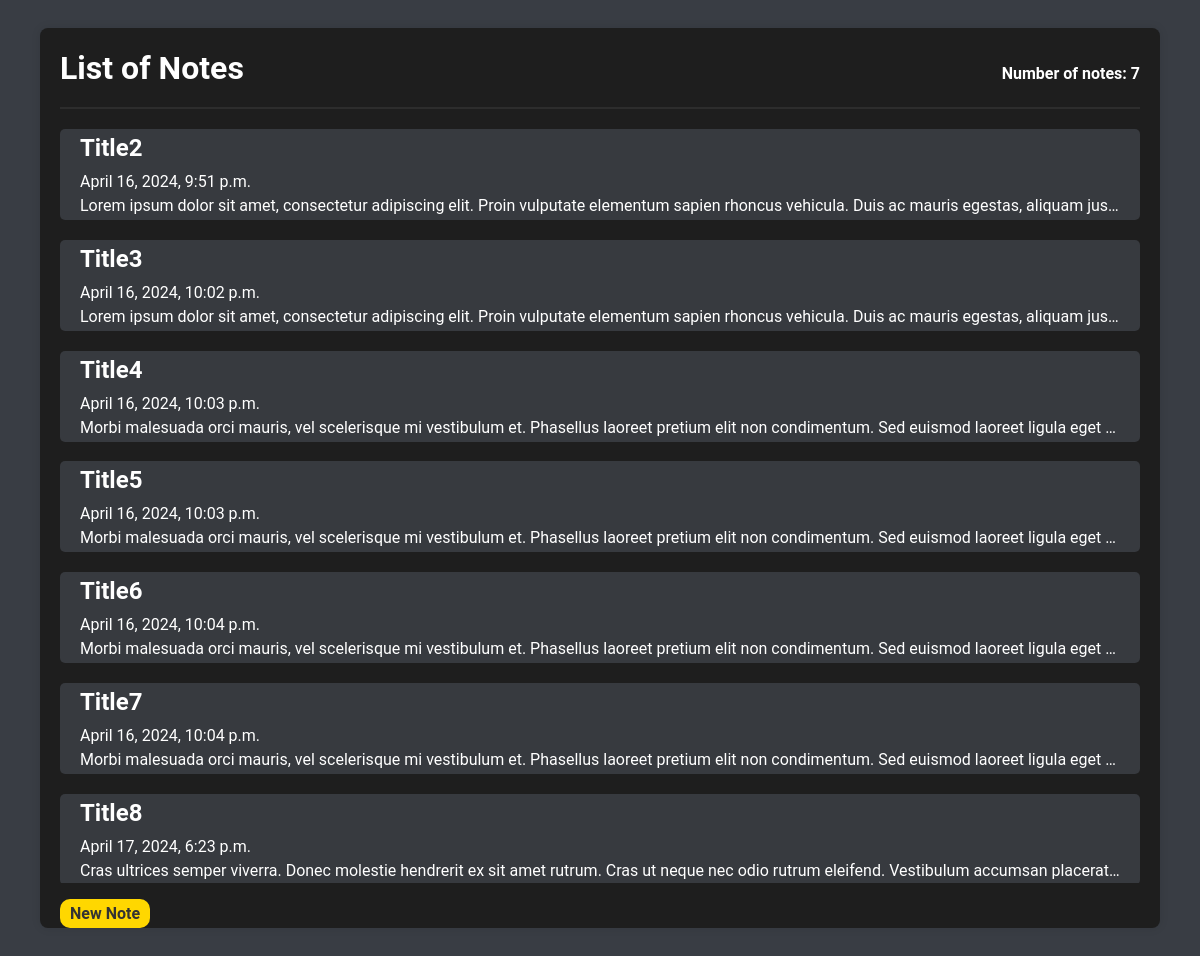
The page / on the database its author committed.
### Note/models.py (models this page shows, shortened)
class Note(models.Model):
    title = models.CharField(max_length=100)
    content = models.TextField()
    created_at = models.DateTimeField(auto_now_add=True)
    updated_at = models.DateTimeField(auto_now=True)
    class Meta:
        db_table = 'note'

### Note/views.py (the view)
# urls.py: path('', views.NoteList.as_view(), name='note_list'),
class NoteList(ListView):
    model = Note
    template_name = 'note_list.html'

### Note/templates/note_list.html (shortened to what this page needs)
{% load static %}
<!DOCTYPE html>
<html lang="en">
<head>
    <link rel="stylesheet" type="text/css" href="{% static 'global.css' %}" id="theme-style">
</head>
<body class="dark-mode">
    <div class="container" id="container">
        <div class="list-title">
            <h1>List of Notes</h1>
            <p>Number of notes: {{ object_list|length }}</p>
        </div>
        <ul>
            {% for note in object_list %}
            <li>
                <div class="note">
                    <a class="note-info" href="{% url 'note_detail' note.pk %}">
                        <h2>{{ note.title }}</h2>
                        <p class="note-info-created">{{ note.created_at }}</p>
                        <p class="note-info-content">{{ note.content }}</p>
                    </a>
                </div>
            </li>
            {% empty %}
            <li>No notes are available at the moment.</li>
            {% endfor %}
        </ul>
        <a class="button link-button new-note-button" href="{% url 'note_create' %}">New Note</a>
    </div>
</body>
</html>

### static/global.css (style rules this page uses)
body, html { margin: 0; padding: 0; height: 100%; }
body { font-family: 'Roboto', sans-serif; background-color: #393d44; color: #fff; margin: 0; padding: 0; display: flex; justify-content: center; align-items: center; }
.container { width: 90%; margin: auto; padding: 20px; background-color: #1e1e1e; border-radius: 8px; box-shadow: 0 0 10px rgba(0, 0, 0, 0.1); }
#container { height: 90%; }
ul { border-top: 2px solid #2d2d2d; list-style-type: none; margin-top: 0; padding: 0; overflow-y: auto; max-height: calc(100vh - 180px); height: 90%; }
h1 { margin-top: 0; margin-bottom: 20px; font-size: 32px; }
.list-title { display: flex; align-items: baseline; justify-content: space-between; }
.list-title p { font-size: 16px; font-weight: bold; }
.note-info { display: block; box-sizing: border-box; width: 100%; padding: 0px 20px; background-color: #373a3f; color: #fff; text-decoration: none; border-radius: 5px; transition: background-color 0.3s ease; }
.note-info h2, .note-data { padding-top: 5px; margin-bottom: 10px; }
.note-info p, .note-creation-date, .note-last-update { margin: 0; padding-bottom: 5px; }
.note-info-content { overflow: hidden; text-overflow: ellipsis; white-space: nowrap; }
.button { font-family: 'Roboto', sans-serif; display: inline-block; padding: 5px 10px; background-color: #ffd700; color: #333; text-decoration: none; border: none; border-radius: 10px; cursor: pointer; transition: background-color 0.3s ease; font-family: inherit; font-size: inherit; font-weight: bold; }

### rows shown on the page
Note: title "Title2", created_at "April 16, 2024, 9:51 p.m.", content "Lorem ipsum dolor sit amet, consectetur adipiscing elit. Proin vulputate elementum sapien rhoncus vehicula. Duis ac mauris egestas, aliquam jus…"
Note: title "Title3", created_at "April 16, 2024, 10:02 p.m.", content "Lorem ipsum dolor sit amet, consectetur adipiscing elit. Proin vulputate elementum sapien rhoncus vehicula. Duis ac mauris egestas, aliquam jus…"
Note: title "Title4", created_at "April 16, 2024, 10:03 p.m.", content "Morbi malesuada orci mauris, vel scelerisque mi vestibulum et. Phasellus laoreet pretium elit non condimentum. Sed euismod laoreet ligula eget…"
Note: title "Title5", created_at "April 16, 2024, 10:03 p.m.", content "Morbi malesuada orci mauris, vel scelerisque mi vestibulum et. Phasellus laoreet pretium elit non condimentum. Sed euismod laoreet ligula eget…"
Note: title "Title6", created_at "April 16, 2024, 10:04 p.m.", content "Morbi malesuada orci mauris, vel scelerisque mi vestibulum et. Phasellus laoreet pretium elit non condimentum. Sed euismod laoreet ligula eget…"
Note: title "Title7", created_at "April 16, 2024, 10:04 p.m.", content "Morbi malesuada orci mauris, vel scelerisque mi vestibulum et. Phasellus laoreet pretium elit non condimentum. Sed euismod laoreet ligula eget…"
Note: title "Title8", created_at "April 17, 2024, 6:23 p.m.", content "Cras ultrices semper viverra. Donec molestie hendrerit ex sit amet rutrum. Cras ut neque nec odio rutrum eleifend. Vestibulum accumsan placerat…"

### other values the page prints
{{ object_list|length }} "7"
